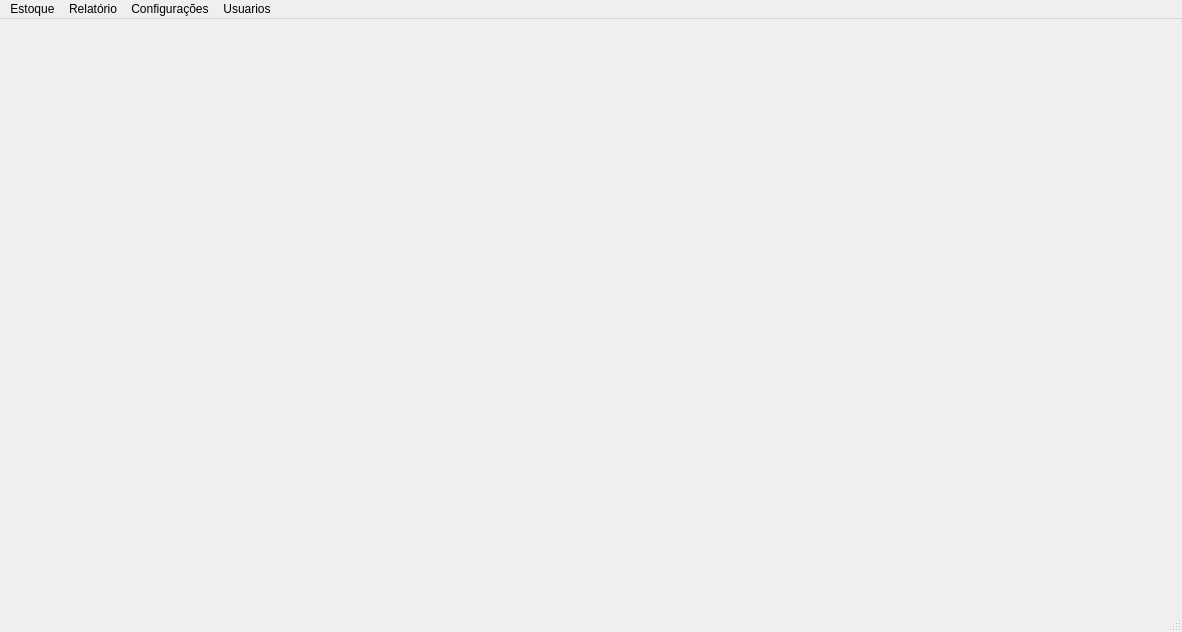
<?xml version="1.0" encoding="UTF-8"?>
<ui version="4.0">
 <class>Main</class>
 <widget class="QMainWindow" name="Main">
  <property name="geometry">
   <rect>
    <x>0</x>
    <y>0</y>
    <width>1182</width>
    <height>632</height>
   </rect>
  </property>
  <property name="minimumSize">
   <size>
    <width>1182</width>
    <height>632</height>
   </size>
  </property>
  <property name="maximumSize">
   <size>
    <width>1182</width>
    <height>632</height>
   </size>
  </property>
  <property name="baseSize">
   <size>
    <width>0</width>
    <height>0</height>
   </size>
  </property>
  <property name="windowTitle">
   <string>SISTEMA ESTOQUE-ARPROTECT</string>
  </property>
  <widget class="QWidget" name="centralWidget">
   <widget class="QLabel" name="label">
    <property name="geometry">
     <rect>
      <x>0</x>
      <y>0</y>
      <width>1171</width>
      <height>581</height>
     </rect>
    </property>
    <property name="styleSheet">
     <string notr="true">image: url(:/img/img/logo.png);</string>
    </property>
    <property name="text">
     <string/>
    </property>
   </widget>
  </widget>
  <widget class="QMenuBar" name="menuBar">
   <property name="geometry">
    <rect>
     <x>0</x>
     <y>0</y>
     <width>1182</width>
     <height>20</height>
    </rect>
   </property>
   <widget class="QMenu" name="menuEstoque">
    <property name="title">
     <string>Estoque</string>
    </property>
    <addaction name="actionCadastrar"/>
    <addaction name="actionConsultar"/>
    <addaction name="separator"/>
    <addaction name="actionFornecedor_CTRL_F"/>
   </widget>
   <widget class="QMenu" name="menuRelat_rio">
    <property name="title">
     <string>Relatório</string>
    </property>
    <addaction name="actionConsulta"/>
   </widget>
   <widget class="QMenu" name="menuUsuarios">
    <property name="title">
     <string>Usuarios</string>
    </property>
    <addaction name="actionCadastrar_2"/>
   </widget>
   <widget class="QMenu" name="menuConfigura_es">
    <property name="title">
     <string>Configurações</string>
    </property>
    <addaction name="actionBanco_de_Dados"/>
    <addaction name="actionBackup"/>
   </widget>
   <addaction name="menuEstoque"/>
   <addaction name="menuRelat_rio"/>
   <addaction name="menuConfigura_es"/>
   <addaction name="menuUsuarios"/>
  </widget>
  <widget class="QStatusBar" name="statusBar"/>
  <action name="actionCadastrar">
   <property name="text">
    <string>Cadastrar(CTRL+C)</string>
   </property>
  </action>
  <action name="actionConsultar">
   <property name="text">
    <string>Consultar(CTRL+L)</string>
   </property>
  </action>
  <action name="actionConsulta">
   <property name="text">
    <string>Consulta(CTRL+I)</string>
   </property>
  </action>
  <action name="actionCadastrar_2">
   <property name="text">
    <string>Gerenciar(CTRL+U)</string>
   </property>
  </action>
  <action name="actionConsultar_2">
   <property name="text">
    <string>Consultar</string>
   </property>
  </action>
  <action name="actionBanco_de_Dados">
   <property name="text">
    <string>Banco de Dados</string>
   </property>
  </action>
  <action name="actionBackup">
   <property name="text">
    <string>Backup</string>
   </property>
  </action>
  <action name="actionFornecedor_CTRL_F">
   <property name="text">
    <string>Fornecedor(CTRL+F)</string>
   </property>
  </action>
 </widget>
 <layoutdefault spacing="6" margin="11"/>
 <resources>
  <include location="recursos.qrc"/>
 </resources>
 <connections/>
</ui>
